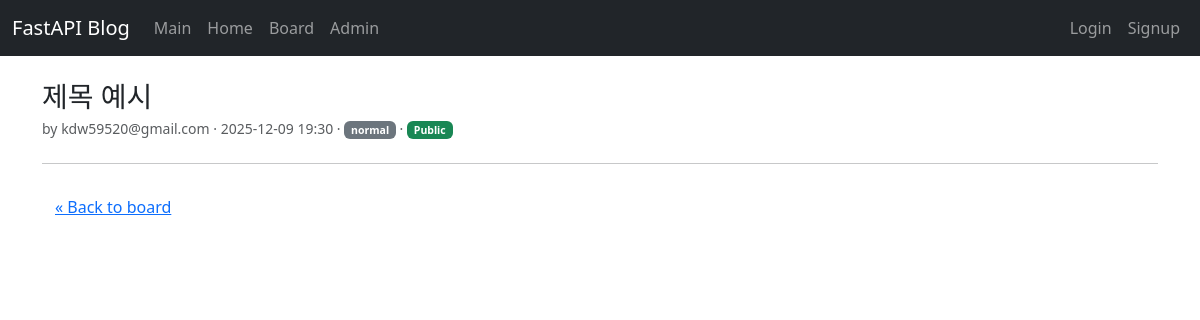
/board/1, run on the app's committed database.
### app/models.py (models this page shows, shortened)
class BoardPost(Base):
    __tablename__ = "board_posts"
    id = Column(Integer, primary_key=True, index=True)
    title = Column(String(200), nullable=False)
    content = Column(Text, nullable=False)
    content_html = Column(Text, nullable=True)
    author = Column(String(255), nullable=False)
    is_private = Column(Boolean, default=False)
    category_id = Column(
        Integer,
        ForeignKey("board_categories.id"),
        nullable=True,
    )
    category = relationship("BoardCategory", back_populates="posts")
    user_id = Column(Integer, ForeignKey("users.id"), nullable=False)
    user = relationship("User", back_populates="posts")
    created_at = Column(DateTime, default=now_kst)
    updated_at = Column(
        DateTime,
        default=now_kst,
        onupdate=now_kst,
    )

class BoardCategory(Base):
    __tablename__ = "board_categories"
    id = Column(Integer, primary_key=True, index=True)
    name = Column(String(100), nullable=False, unique=True)
    description = Column(String(255), nullable=True)
    created_at = Column(DateTime, default=now_kst)
    parent_id = Column(Integer, ForeignKey("board_categories.id"), nullable=True)
    parent = relationship(
        "BoardCategory",
        remote_side="BoardCategory.id",
        back_populates="children",
    )
    children = relationship(
        "BoardCategory",
        back_populates="parent",
        cascade="all, delete-orphan",
    )
    posts = relationship("BoardPost", back_populates="category")

### app/routers/board/router.py (the view)
@router.get("/{post_id}", response_class=HTMLResponse)
def board_detail(
    post_id: int,
    request: Request,
    db: Session = Depends(get_db),
    current_user: Optional[models.User] = Depends(get_current_user_optional),
):
    ensure_default_category(db)
    post = db.query(models.BoardPost).filter_by(id=post_id).first()
    if not post:
        raise HTTPException(404, "Post not found")
    if post.is_private and (not current_user or post.user_id != current_user.id):
        raise HTTPException(403, "Not authorized")
    return templates.TemplateResponse(
        "board_detail.html",
        {
            "request": request,
            "post": post,
            "current_user": current_user,
        },
    )

### app/templates/board_detail.html (shortened to what this page needs)
{% extends "base.html" %}
{% block extra_head %}
  <link rel="stylesheet" href="{{ url_for('static', path='editor/index.css') }}">
  <link rel="stylesheet" href="{{ url_for('static', path='editor/layout.css') }}">
{% endblock %}
{% block content %}
<div class="editor-page-container mt-4">
  <div class="d-flex justify-content-between align-items-center mb-3">
    <div>
      <h1 class="h3 mb-1">{{ post.title }}</h1>
      <div class="text-muted small">
        by {{ post.author }} · {{ post.created_at.strftime("%Y-%m-%d %H:%M") }}
        {% if post.category %}
          · <span class="badge bg-secondary">{{ post.category.name }}</span>
        {% else %}
          · <span class="badge bg-secondary">normal</span>
        {% endif %}
        {% if post.is_private %}
          · <span class="badge bg-warning text-dark">Private</span>
        {% else %}
          · <span class="badge bg-success">Public</span>
        {% endif %}
      </div>
    </div>
  </div>
  <hr class="my-4" />
  <div class="mt-4">
    <a href="/board/" class="btn btn-link">&laquo; Back to board</a>
  </div>
</div>
{% endblock %}

### data on the page
BoardPost: title "제목 예시", author "kdw59520@gmail.com", created_at "2025-12-09 19:30"
BoardCategory: category.name "normal"
